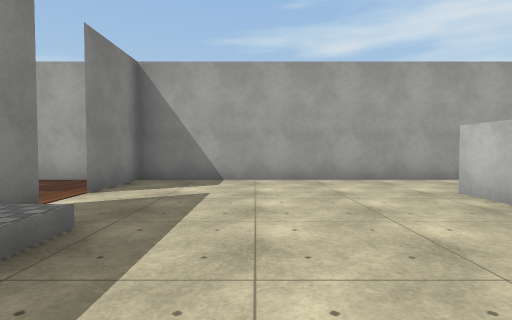
[1] (above)

23 first-person views from a walk through a 3-D level made in the Unity game engine. The camera is 1.3 m above the floor, tilts 2° down and sees 80° across. The floor is counted in squares, 2 m on a side. Each view is taken from the middle of a square. On the plan, view 1 faces up. The plan holds only what a view shows up to about 10 squares ahead; the rest is blank. The place goes on beyond the plan. Door leaves are left out, so doorways stand open. Some surface patterns are stand-ins.

[2]
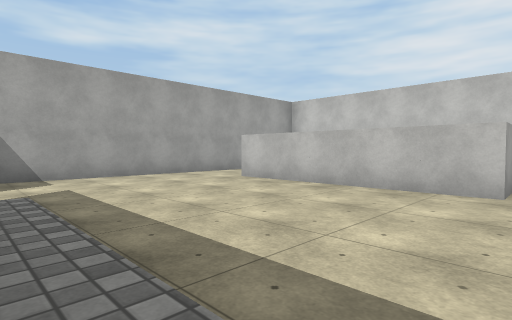

[3]
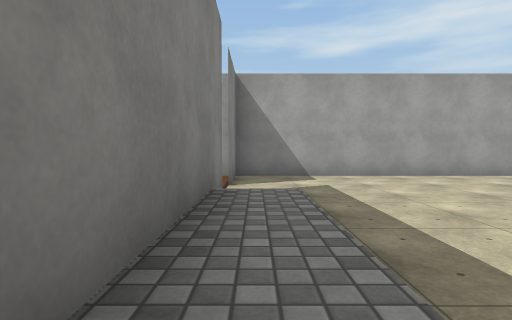

[4]
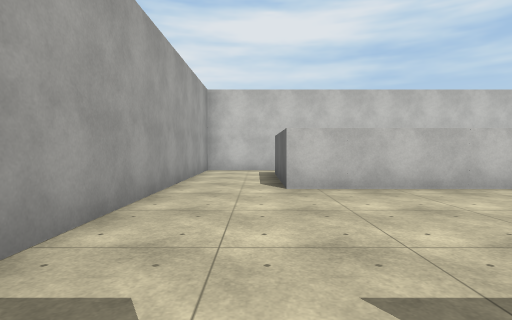

[5]
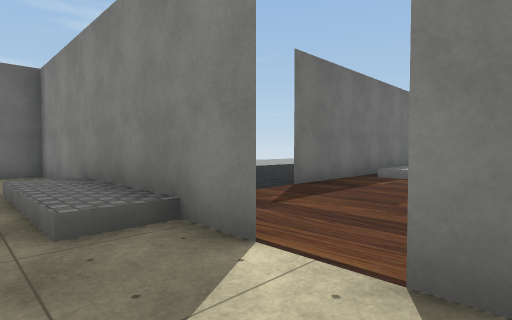

[6]
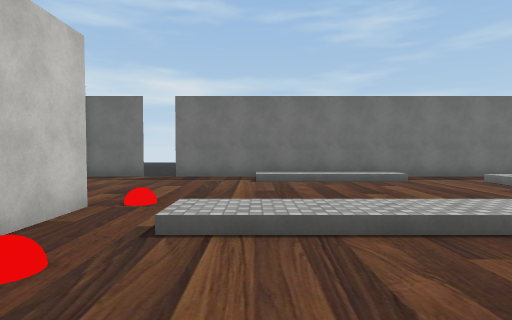

[7]
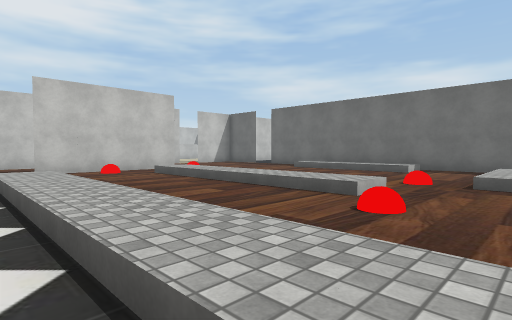

[8]
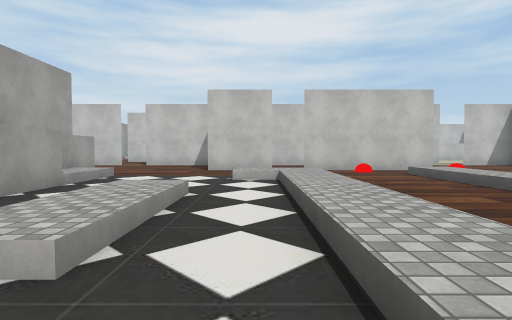

[9]
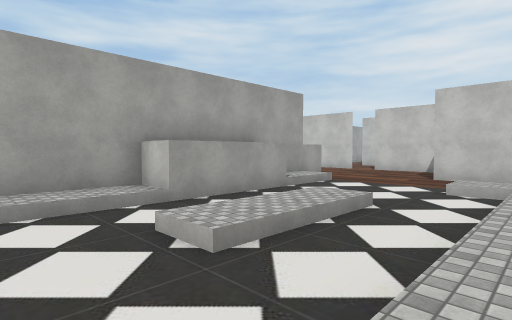

[10]
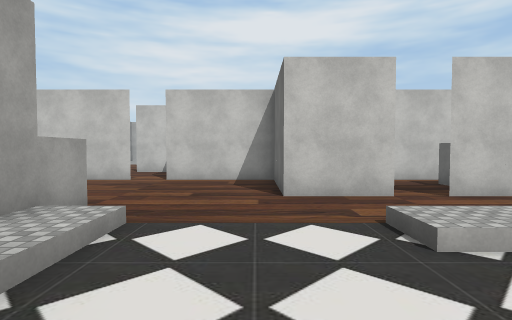

[11]
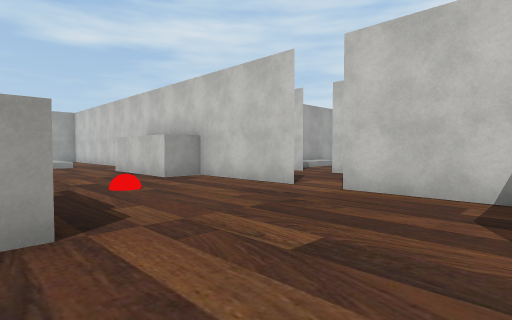

[12]
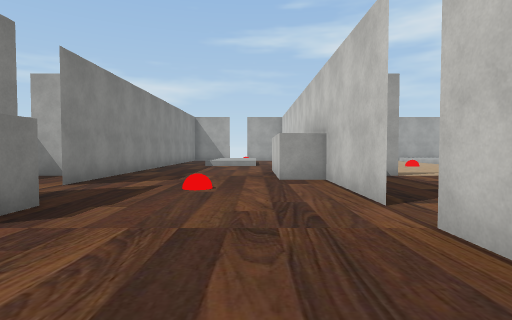

[13]
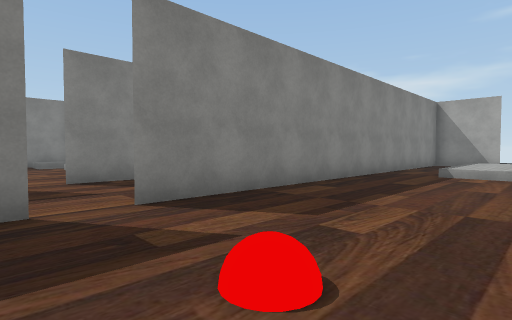

[14]
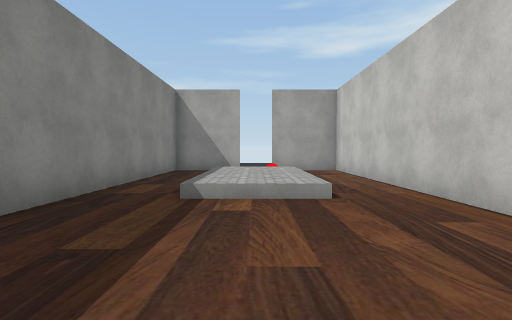

[15]
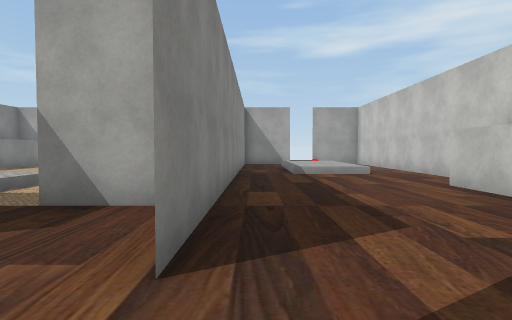

[16]
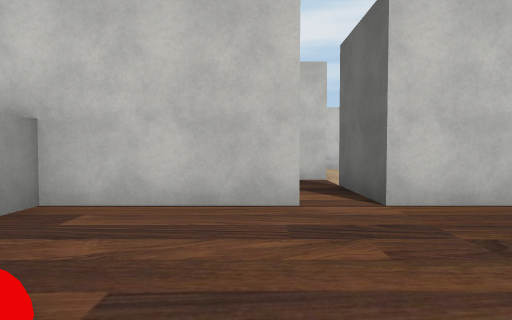

[17]
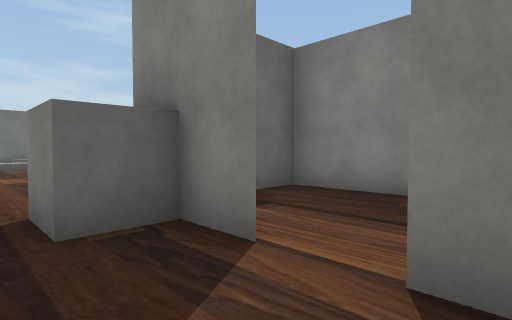

[18]
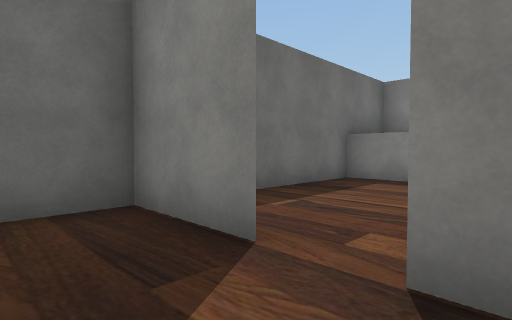

[19]
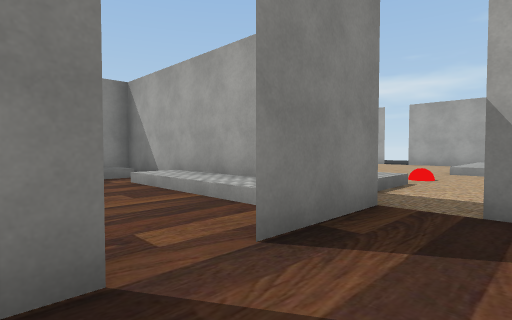

[20]
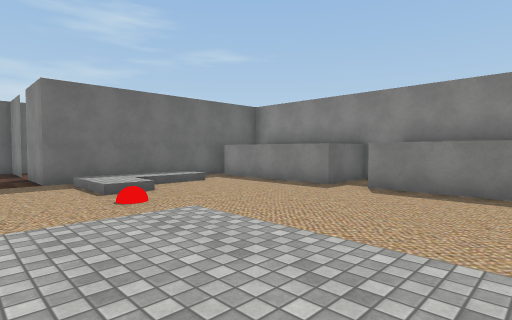

[21]
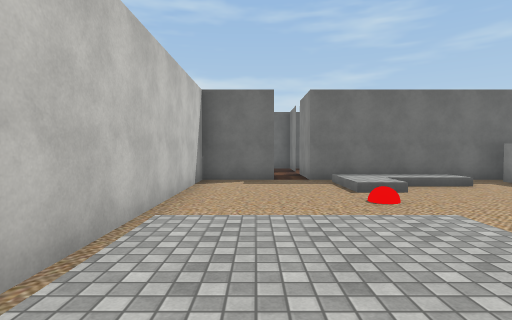

[22]
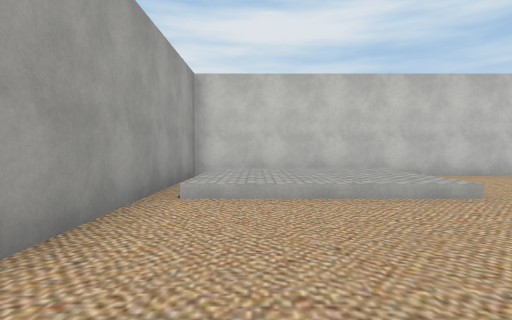

[23]
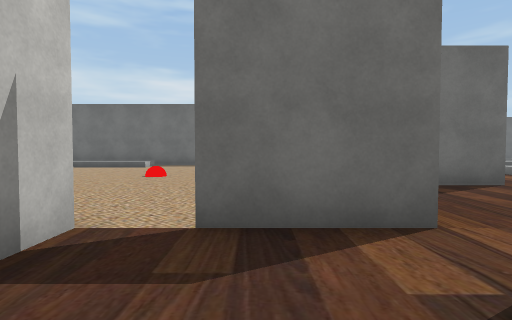

### Floor plan
Key: @ floor where view 1 was taken; # wall or solid block; . main floor; : floor 0.5 m higher than the main floor; / step, stairs or slope; D open door; C cube; O other object.
Columns run from 15 left of view 1 to 7 right of it. Each row starts with its distance up from view 1.
 31  D########D##C
 30 ..../::#.///.C
 29 ..../::#./:/.C
 28 ..../::#./:/ C
 27 ....///#./:/ C
 26 .......#./// C
 25 ..../..#.....C
 24 ...//..#....C
 23 .////..#....C  .
 22 .////D.#....C #D
 21 #####D##....C##D
 20 ....#..#....#..#.
 19   ..DD.DD.:.#..DD
 18 ....#..#....#..#
 17 ....#..#C...DD.D
 16 ##CCCC##....#C#D#
 15 .............C ...
 14 ..///........C ...
 13 ..///....##OO  ....
 12 .......:.#   C ....
 11 ::::::::.DD. C  ....
 10 .........#...C  ....
  9 ......... CC#C  ....
  8 ..///////.C #
  7 ..///////.C############
  6  //.......###....     #
  5  /..........#.........#
  4  /..........DD....CCCO#
  3  /./////....#.....CC
  2 .../////..D.#:....CC
  1 ##########D##:....CC
  0        ...  #:.@..CC
 -1        ..   #......

Where each view was taken, in squares from view 1:
view 1: 0 up, 0 right, facing up
view 2: 1 down, 2 left, facing up-right
view 3: 1 down, 2 left, facing up
view 4: 5 up, 2 left, facing right
view 5: 5 up, 1 left, facing down-left
view 6: 11 up, 8 left, facing down
view 7: 12 up, 15 left, facing down-right
view 8: 12 up, 15 left, facing right
view 9: 11 up, 15 left, facing up-right
view 10: 14 up, 11 left, facing right
view 11: 14 up, 7 left, facing up-right
view 12: 14 up, 4 left, facing up
view 13: 18 up, 4 left, facing up-left
view 14: 22 up, 5 left, facing up
view 15: 18 up, 7 left, facing up
view 16: 18 up, 6 left, facing right
view 17: 20 up, 6 left, facing down-left
view 18: 20 up, 9 left, facing down-left
view 19: 18 up, 9 left, facing up-left
view 20: 30 up, 9 left, facing down-left
view 21: 30 up, 9 left, facing down
view 22: 30 up, 15 left, facing right
view 23: 19 up, 1 left, facing down
